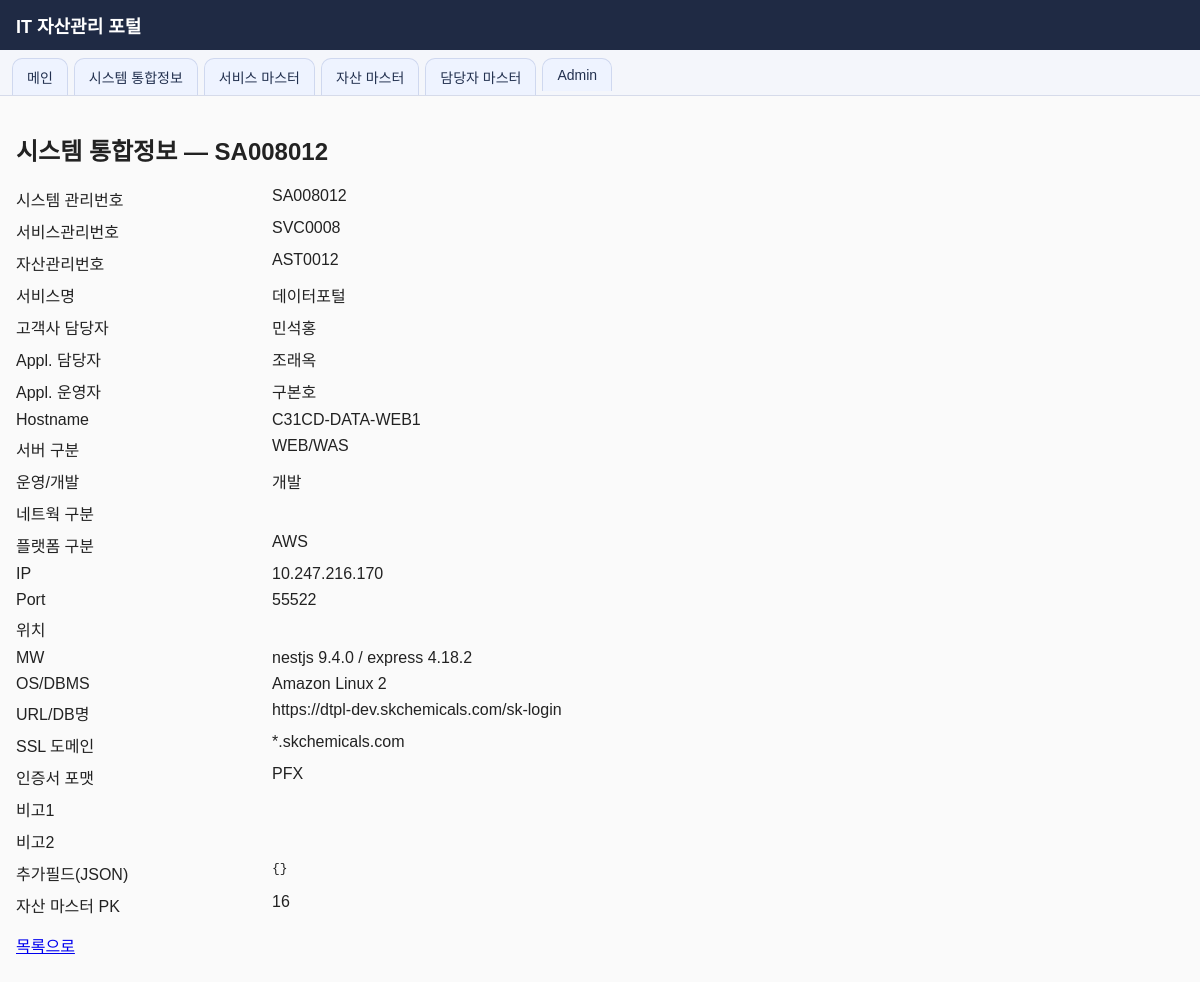
/assets/SA008012/ (signed in), run on the app's committed database.
### assets/models.py (models this page shows, shortened)
class InfraAsset(models.Model):
    system_mgmt_no = models.CharField(
        "시스템 관리번호",
        max_length=16,
        primary_key=True,
        editable=False,
    )
    service_mgmt_no = models.CharField("서비스관리번호", max_length=20, db_index=True)
    asset_mgmt_no = models.CharField("자산관리번호", max_length=20, db_index=True)
    service_name = models.CharField("서비스명", max_length=200)
    customer_owner_name = models.CharField("고객사 담당자", max_length=100, blank=True)
    appl_owner_name = models.CharField("Appl. 담당자", max_length=100, blank=True)
    partner_operator_name = models.CharField("Appl. 운영자", max_length=100, blank=True)
    hostname = models.CharField("Hostname", max_length=200, blank=True)
    server_type = models.CharField("서버 구분", max_length=100, blank=True)
    operation_dev = models.CharField("운영/개발", max_length=50, blank=True)
    network_zone = models.CharField("네트웍 구분", max_length=100, blank=True)
    platform_type = models.CharField("플랫폼 구분", max_length=100, blank=True)
    ip = models.GenericIPAddressField("IP", null=True, blank=True)
    port = models.CharField("Port", max_length=20, blank=True)
    location = models.CharField("위치", max_length=100, blank=True)
    mw = models.CharField("MW", max_length=100, blank=True)
    os_dbms = models.CharField("OS/DBMS", max_length=200, blank=True)
    url_or_db_name = models.CharField("URL/DB명", max_length=300, blank=True)
    ssl_domain = models.CharField("SSL 도메인", max_length=200, blank=True)
    cert_format = models.CharField("인증서 포맷", max_length=100, blank=True)
    remark1 = models.TextField("비고1", blank=True)
    remark2 = models.TextField("비고2", blank=True)
    extra = models.JSONField("추가필드", default=dict, blank=True)
    component = models.ForeignKey(
        "masters.Component",
        null=True,
        blank=True,
        on_delete=models.SET_NULL,
        related_name="infra_assets",
        verbose_name="자산 마스터",
    )
    class Meta:
        ordering = ["service_mgmt_no", "asset_mgmt_no"]
        verbose_name = "시스템 통합정보"
        verbose_name_plural = "시스템 통합정보"

### web/views.py (the view)
# urls.py: path("assets/<str:pk>/", views.asset_detail, name="asset_detail"),
@login_required
@permission_required("assets.view_infraasset", raise_exception=True)
def asset_detail(request, pk):
    obj = get_object_or_404(InfraAsset, pk=pk)
    return render(request, "web/asset_detail.html", {"asset": obj})

### web/templates/web/asset_detail.html (shortened to what this page needs)
{% extends "web/base.html" %}
{% block content %}
    <h2>시스템 통합정보 — {{ asset.system_mgmt_no }}</h2>
    <dl class="detail-dl" style="display:grid; grid-template-columns: 200px 1fr; gap:8px 16px; max-width:900px;">
        <dt>시스템 관리번호</dt><dd>{{ asset.system_mgmt_no }}</dd>
        <dt>서비스관리번호</dt><dd>{{ asset.service_mgmt_no }}</dd>
        <dt>자산관리번호</dt><dd>{{ asset.asset_mgmt_no }}</dd>
        <dt>서비스명</dt><dd>{{ asset.service_name }}</dd>
        <dt>고객사 담당자</dt><dd>{{ asset.customer_owner_name }}</dd>
        <dt>Appl. 담당자</dt><dd>{{ asset.appl_owner_name }}</dd>
        <dt>Appl. 운영자</dt><dd>{{ asset.partner_operator_name }}</dd>
        <dt>Hostname</dt><dd>{{ asset.hostname }}</dd>
        <dt>서버 구분</dt><dd>{{ asset.server_type }}</dd>
        <dt>운영/개발</dt><dd>{{ asset.operation_dev }}</dd>
        <dt>네트웍 구분</dt><dd>{{ asset.network_zone }}</dd>
        <dt>플랫폼 구분</dt><dd>{{ asset.platform_type }}</dd>
        <dt>IP</dt><dd>{{ asset.ip|default:"" }}</dd>
        <dt>Port</dt><dd>{{ asset.port }}</dd>
        <dt>위치</dt><dd>{{ asset.location }}</dd>
        <dt>MW</dt><dd>{{ asset.mw }}</dd>
        <dt>OS/DBMS</dt><dd>{{ asset.os_dbms }}</dd>
        <dt>URL/DB명</dt><dd>{{ asset.url_or_db_name }}</dd>
        <dt>SSL 도메인</dt><dd>{{ asset.ssl_domain }}</dd>
        <dt>인증서 포맷</dt><dd>{{ asset.cert_format }}</dd>
        <dt>비고1</dt><dd>{{ asset.remark1 }}</dd>
        <dt>비고2</dt><dd>{{ asset.remark2 }}</dd>
        <dt>추가필드(JSON)</dt><dd><pre style="white-space:pre-wrap;margin:0;">{{ asset.extra }}</pre></dd>
        {% if asset.component_id %}
        <dt>자산 마스터 PK</dt><dd>{{ asset.component_id }}</dd>
        {% endif %}
    </dl>
    <p style="margin-top:16px;"><a href="{% url 'web:asset_list' %}">목록으로</a></p>
{% endblock %}

### web/templates/web/base.html (style rules this page uses)
body { font-family: Arial, sans-serif; margin: 0; background: #fafafa; color: #222; }

### data on the page
InfraAsset: system_mgmt_no "SA008012", service_mgmt_no "SVC0008", asset_mgmt_no "AST0012", service_name "데이터포털", customer_owner_name "민석홍", appl_owner_name "조래옥", partner_operator_name "구본호", hostname "C31CD-DATA-WEB1", server_type "WEB/WAS", operation_dev "개발", platform_type "AWS", ip "10.247.216.170", port "55522", mw "nestjs 9.4.0 / express 4.18.2", os_dbms "Amazon Linux 2", url_or_db_name "https://dtpl-dev.skchemicals.com/sk-login", ssl_domain "*.skchemicals.com", cert_format "PFX", extra "{}", component_id "16"
